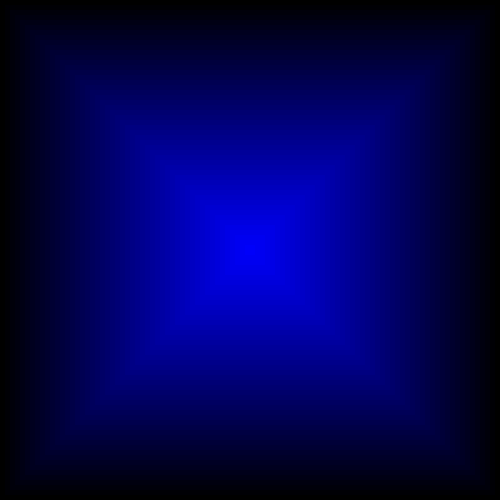
Frame 1 (no input)
Frame 60 (no input): identical to frame 1, image omitted
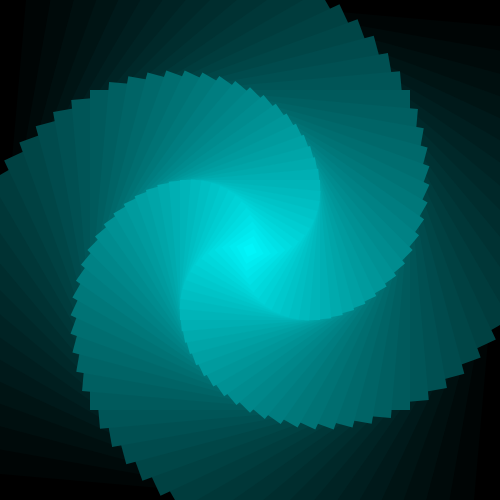
Frame 120 (the mouse pressed at the canvas centre since frame 60)

The p5.js sketch that drew these frames (run headless with seeded random() and noise() and a simulated clock; from frame 60 on, the mouse is pressed at the canvas centre):

// p5.js sketch
// ── sketch.js
var angle;

function setup(){
  createCanvas(500,500);
  angleMode(DEGREES);
  rectMode(CENTER);
  noStroke();
  angle=0;
}

function draw(){
  background(200);

  var rectWidth=width;
  translate(width/2,height/2);
  var numOfRect=50
  for(var i=0;i<numOfRect;i=i+1){
    push();
    var fi=i/numOfRect;
    rotate(fi*mouseX);
    fill(0,fi*mouseY,fi*255);
    rect(0,0,rectWidth,rectWidth);
    rectWidth=rectWidth-10;
    pop();
  }


}
